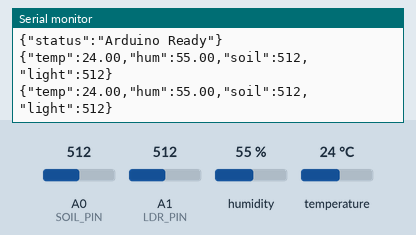
A sketch run on a simulated Arduino Uno, built with avr-gcc and run on an emulated ATmega328P. On the bench: the last lines printed to the serial monitor. The inputs (shaded band) are chosen by the test bench; at power-on: humidity 55 %, A0 (SOIL_PIN) = 512, A1 (LDR_PIN) = 512, temperature 24 °C.

Above: at 3.2 s.
3.3 s: humidity set to 22 %
At 4.6 s:
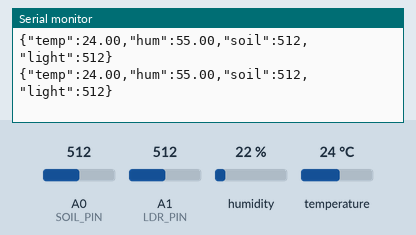
4.8 s: A0 (SOIL_PIN) set to 716
At 6.2 s:
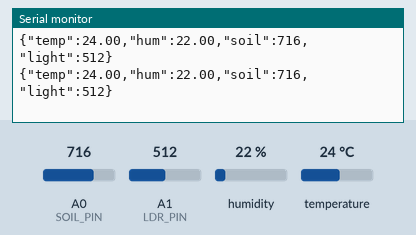
6.3 s: A1 (LDR_PIN) set to 716
At 7.6 s:
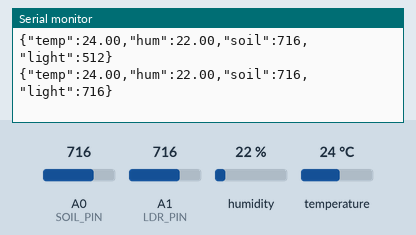
7.8 s: temperature set to 12 °C
At 9.2 s:
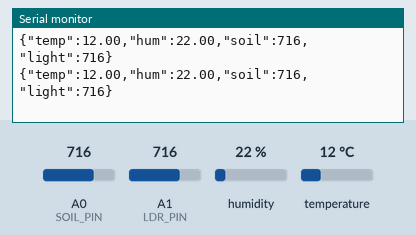
9.3 s: A0 (SOIL_PIN) set to 992
At 10.6 s:
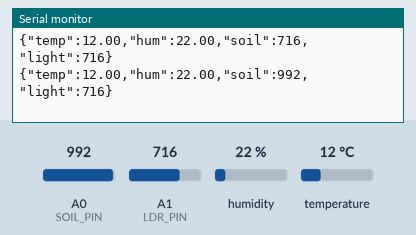
10.8 s: A1 (LDR_PIN) set to 992
At 11.5 s:
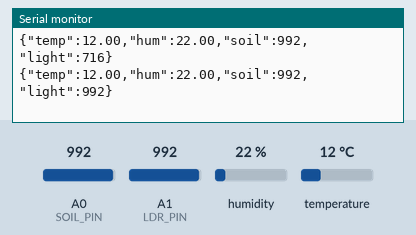
Timing chart, 0 to 13.3 s (numbered marks = the images above; inputs shaded):
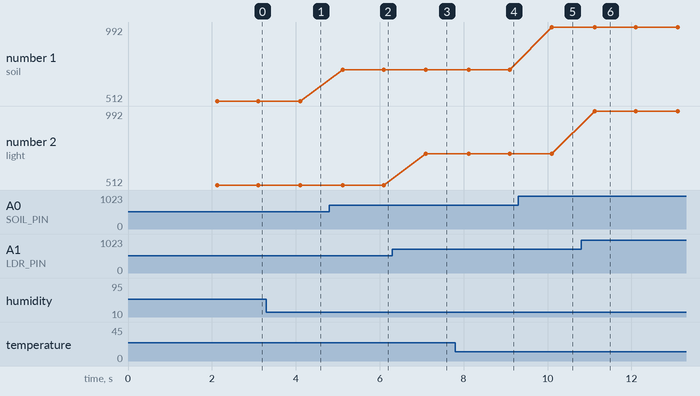

Measured:
- after the input at 4.8 s, the serial monitor: prints a new line after 0.32 s (image 2)
- after the input at 6.3 s, the serial monitor: prints a new line after 0.80 s (image 3)
- after the input at 7.8 s, the serial monitor: prints a new line after 0.32 s (image 4)
- after the input at 9.3 s, the serial monitor: prints a new line after 0.80 s (image 5)
- after the input at 10.8 s, the serial monitor: prints a new line after 0.32 s (image 6)
- plotted number 1: 512 → 716 after the input at 4.8 s, 716 → 992 after the input at 9.3 s

The sketch:

smart_agriculture.ino
```cpp
/*
 * Smart Agriculture System - Arduino Uno
 *
 * Reads sensors and sends JSON data via Serial to Raspberry Pi
 *
 * Sensors:
 * - DHT22: Temperature & Humidity (Pin D2)
 * - Soil Moisture: Analog (Pin A0)
 * - LDR: Light sensor (Pin A1)
 */

#include <DHT.h>

// ===== PIN DEFINITIONS =====
#define DHTPIN 2           // DHT22 data pin
#define DHTTYPE DHT11      // DHT sensor type (DHT22 or DHT11)
#define SOIL_PIN A0        // Soil moisture sensor
#define LDR_PIN A1         // Light sensor (LDR)

// ===== CONFIGURATION =====
#define BAUD_RATE 9600     // Serial communication speed
#define READ_INTERVAL 1000// Reading interval in milliseconds
#define NUM_SAMPLES 5      // Number of samples for averaging

// ===== SENSOR OBJECTS =====
DHT dht(DHTPIN, DHTTYPE);

// ===== GLOBAL VARIABLES =====
unsigned long lastReadTime = 0;

// ===== SETUP =====
void setup() {
  // Initialize serial communication
  Serial.begin(BAUD_RATE);

  // Initialize DHT sensor
  dht.begin();

  // Wait for serial connection
  while (!Serial) {
    delay(10);
  }

  // Send startup message
  Serial.println("{\"status\":\"Arduino Ready\"}");

  // Small delay to stabilize sensors
  delay(2000);
}

// ===== MAIN LOOP =====
void loop() {
  unsigned long currentTime = millis();

  // Read sensors at specified interval
  if (currentTime - lastReadTime >= READ_INTERVAL) {
    lastReadTime = currentTime;

    // Read all sensors
    float temperature = readTemperature();
    float humidity = readHumidity();
    int soilMoisture = readSoilMoisture();
    int lightLevel = readLightLevel();

    // Send JSON data
    sendSensorData(temperature, humidity, soilMoisture, lightLevel);
  }
}

// ===== SENSOR READING FUNCTIONS =====

/**
 * Read temperature from DHT sensor
 * Returns temperature in Celsius
 */
float readTemperature() {
  float temp = dht.readTemperature();

  // Check if reading failed
  if (isnan(temp)) {
    return -999.0; // Error value
  }

  return temp;
}

/**
 * Read humidity from DHT sensor
 * Returns humidity percentage
 */
float readHumidity() {
  float hum = dht.readHumidity();

  // Check if reading failed
  if (isnan(hum)) {
    return -999.0; // Error value
  }

  return hum;
}

/**
 * Read soil moisture sensor
 * Returns averaged analog value (0-1023)
 * Lower value = more moisture
 */
int readSoilMoisture() {
  long sum = 0;

  // Take multiple samples and average
  for (int i = 0; i < NUM_SAMPLES; i++) {
    sum += analogRead(SOIL_PIN);
    delay(10);
  }

  return sum / NUM_SAMPLES;
}

/**
 * Read light level from LDR
 * Returns averaged analog value (0-1023)
 * Higher value = more light
 */
int readLightLevel() {
  long sum = 0;

  // Take multiple samples and average
  for (int i = 0; i < NUM_SAMPLES; i++) {
    sum += analogRead(LDR_PIN);
    delay(10);
  }

  return sum / NUM_SAMPLES;
}

// ===== DATA TRANSMISSION =====

/**
 * Send sensor data as JSON via Serial
 */
void sendSensorData(float temp, float hum, int soil, int light) {
  // Build JSON string
  Serial.print("{");
  Serial.print("\"temp\":");
  Serial.print(temp, 2); // 2 decimal places
  Serial.print(",\"hum\":");
  Serial.print(hum, 2);
  Serial.print(",\"soil\":");
  Serial.print(soil);
  Serial.print(",\"light\":");
  Serial.print(light);
  Serial.println("}");

  // Flush to ensure data is sent
  Serial.flush();
}

// ===== UTILITY FUNCTIONS =====

/**
 * Map analog value to percentage (optional utility)
 */
int mapToPercentage(int value, int minVal, int maxVal) {
  return map(value, minVal, maxVal, 0, 100);
}
```
